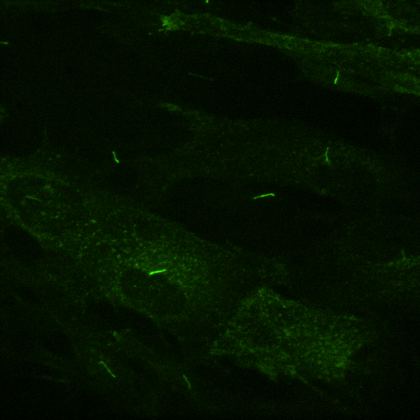
%> input picture benchmark/1.tif, 420 x 420 px, shrunk from 1000 x 1000 before the run
$ octave --eval "result = semiCiliaDetection('../../benchmark/1.tif');"   (GNU Octave 9; MATLAB toolbox functions it lacks are replaced by stand-ins)
%> lines starting %> are read from the running program, lines starting %| are printed output that depends on the picture; in (x1, y1, x2, y2) boxes, pixels count from 0 and x2, y2 are one past the last pixel; in counts of white or black regions, pixels touching at a corner belong together; the program's own positions count from 1
### Detection toolset/gui method/rmwhitebar.m
%% Remove the white bar in the imge
%
%  Input: image, grayscale image
function image = rmwhitebar(input, threhold, sz)

% This method can only use when only the green channel has image.
% image = imsubtract(image(:,:,2), image(:,:,1));

[x,y] = size(input);
image = input;

for i = 1:1:x
    for j = 1:1:y
        if image(i, j) >= threhold
            bi = max(1, i - sz);
            bj = max(1, j - sz);
            ei = min(i + sz, x);
            ej = min(j + sz, y);
            crop = image(bi:ei, bj:ej);
            crop(crop == image(i, j)) = 0;
            image(i, j) = mean(crop(:));
        end
    end
end

high = imsubtract(input, image);
high(high > 0) = 1;
big = bwareaopen(high, 800) * 1.0;
whitebar = big;
image = imsubtract(input, whitebar);

### Detection toolset/cilia detection method/imagePreProcessing.m

function imHist = imagePreProcessing(im)
%

% filter image
im = rmwhitebar(im, 1.0, 2);
im = imfilter(im,fspecial('gaussian', [3,3], 1));

% estimate background
histNum = imhist(im);
[~,ind] = sort(histNum, 'descend');
ind = ind(1:2);
bg = sum((ind - 1) / 255 .* histNum(ind)) / sum(histNum(ind));

% hist adjust
imHist = imadjust(im, [bg, max(im(:))], [0.001,1]);
% imHist = imguidedfilter(imsharpen(imHist,'Radius',1.5,'Amount',5));

end

### Detection toolset/cilia detection method/imageLocalEnhanced.m
%
function [enhancedImage,bw] = imageLocalEnhanced(im, minCiliaArea, halfBlockSize)
%

% define para
if nargin < 3
    halfBlockSize = 16;
end
blockSize = 2 * halfBlockSize;
graylevel = 0.01;
[h,w] = size(im);
% shift image
imageLeftRight = zeros(h,w + halfBlockSize);
imageLeftRight(:,1:halfBlockSize) = im(:,1:halfBlockSize);
imageLeftRight(:,(halfBlockSize+1):end) = im;
imageUpBottom = zeros(h + halfBlockSize,w);
imageUpBottom(1:halfBlockSize,:) = im(1:halfBlockSize,:);
imageUpBottom((halfBlockSize+1):end,:) = im;
% local enhanced
fun = @(block_struct) localAdjust(block_struct.data);
imageLocal = blockproc(im,[blockSize,blockSize],fun);
imageLocalLR = blockproc(imageLeftRight,[blockSize,blockSize],fun);
imageLocalUB = blockproc(imageUpBottom,[blockSize,blockSize],fun);
% convert to binary image
bw = im2bw(imageLocal,graylevel);
bwLR = im2bw(imageLocalLR,graylevel);
bwUB = im2bw(imageLocalUB,graylevel);
bwLR = bwLR(:,(halfBlockSize+1):end);
bwUB = bwUB((halfBlockSize+1):end,:);
bw = bw & bwLR & bwUB;
% bw = bwareaopen(bw,10);
% bw = imdilate(bw,strel('disk',2));
bw = bwareaopen(bw,minCiliaArea);
%
enhancedImage = (imageLocal + imageLocalLR(:,(halfBlockSize+1):end) + ...
    imageLocalUB((halfBlockSize+1):end,:)) / 3;

end

### Detection toolset/cilia detection method/ciliaSelection.m
function [ciliaIdx, candiBox, ciliaBw, ciliaScore, ciliaDirection] = ...
    ciliaSelection(bw, minCiliaLength, maxCiliaLength, angleSlice)
% process a binary image to generate a cilia map
%

% define parameters
if nargin < 4
    angleSlice = 12; % devide 180 degree into 12 parts
end
parAngle = 180/angleSlice;
directionThres = 0.1; % the region score above threshold is cilia

% label image
imCC = bwconncomp(bw);
ciliaBw = bw;
candiNum = imCC.NumObjects;
candiBox = zeros(candiNum,4); % storage [x,y,w,h], (x,y) is top left coordinate

% loop over candidate component
ciliaIdx = 1 : 1 : candiNum;
ciliaDirection = zeros(candiNum,1);
ciliaScore = zeros(candiNum,1);
isLong = false(candiNum,1);
erodeImage = repmat(bw,1,1,angleSlice);
% get eroded image
for i = 1 : angleSlice
    erodeImage(:,:,i) = imerode(erodeImage(:,:,i),...
        strel('line',minCiliaLength,i*parAngle));
end
% get box and area
ciliaBbox = regionprops(ciliaBw,'BoundingBox');
ciliaArea = regionprops(ciliaBw,'Area');
for i = 1 : candiNum
    % get box
    candiBox(i,:) = ceil(ciliaBbox(i).BoundingBox);
    box = [candiBox(i,2),min(candiBox(i,2)+candiBox(i,4),size(bw,1)),...
        candiBox(i,1),min(candiBox(i,1)+candiBox(i,3),size(bw,2))];
    % calculate direction score
    erodeRegion = erodeImage(box(1):box(2),box(3):box(4),:);
    directionScore = reshape(sum(sum(erodeRegion)) / ciliaArea(i).Area,[angleSlice,1,1]);
    % record score, direction and length
    [maxscore,ind] = max(directionScore(:));
    ciliaScore(i) = maxscore;
    ciliaDirection(i) = ind;
    isLong(i) = candiBox(i,3) < maxCiliaLength & ...
        candiBox(i,4) < maxCiliaLength;
end
flag = ciliaScore > directionThres & isLong;
falseIdx = ciliaIdx(~flag);
for k = 1 : length(falseIdx)
    ciliaBw(imCC.PixelIdxList{falseIdx(k)}) = 0;
end
ciliaIdx = ciliaIdx(flag);


end

### Detection toolset/cilia detection method/eliminateFP.m
function [ciliaBw,idx,snrRatio,directionRatio] = eliminateFP(im, ciliaIdx,...
    ciliaBw, ciliaBox, ciliaDirection, snrThres, directionThres, angleSlice)
% eliminate the edge false positive
%

% adjustable parameter
if nargin < 6
    snrThres = 1.3;
    directionThres = 0.05;
    angleSlice = 12;
end

% get and define some paras
[h,w] = size(im);
ciliaNum = length(ciliaIdx);
idx = ciliaIdx;
parAngle = 180/angleSlice;
se = cell(angleSlice,1);
for i = 1 : angleSlice
    se{i} = strel('line',10,i*parAngle);
end
snrRatio = zeros(ciliaNum,1);
directionRatio = zeros(ciliaNum,1);

% hint: cilia intensity greater than backgroud
padl = 3;
isFP = false(ciliaNum,1);
dilateRegion1 = imdilate(ciliaBw,strel('disk',1));
dilateRegion2 = imdilate(ciliaBw,strel('disk',2));
for i = 1 : ciliaNum
    % get box
    x0 = max(ciliaBox(idx(i),2)-padl,1);
    x1 = min(ciliaBox(idx(i),2)+ciliaBox(idx(i),4)+padl,h);
    y0 = max(ciliaBox(idx(i),1)-padl,1);
    y1 = min(ciliaBox(idx(i),1)+ciliaBox(idx(i),3)+padl,w);
    % get im&bw region
    localRegion = im(x0:x1, y0:y1);
    bwLocalRegion = ciliaBw(x0:x1, y0:y1);
    % cilia center
    bwCilia = imerode(bwLocalRegion,se{ciliaDirection(idx(i))});
    % bg
    bwLocalDilate1 = dilateRegion1(x0:x1, y0:y1);
    bwLocalDilate2 = dilateRegion2(x0:x1, y0:y1);
    bwBg = logical(bwLocalDilate2-bwLocalDilate1);
    % cilia mean
    ciliaMean = mean(localRegion(bwCilia));
    % bg mean
    bgMean = mean(localRegion(bwBg));
    % cilia > bg
    snrRatio(i) = ciliaMean / bgMean;
    % isFP(i) = ~isnan(snrRatio(i)) & snrRatio(i) > snrThres;
end

% idx = idx(isFP);
% return;

% hint: cilia box could keep direction in original image
ciliaNum = length(idx);
padl = 0;
isFP = false(ciliaNum,1);
for i = 1 : ciliaNum
    % get region
    x0 = max(ciliaBox(idx(i),2)-padl,1);
    x1 = min(ciliaBox(idx(i),2)+ciliaBox(idx(i),4)+padl,h);
    y0 = max(ciliaBox(idx(i),1),1);
    y1 = min(ciliaBox(idx(i),1)+ciliaBox(idx(i),3)+padl,w);
    region = im(x0:x1,y0:y1);
    % do local adjust
    regionLocal = localAdjust(region);
    regionLocalBw = im2bw(regionLocal,0.01);
    % get direction score
    erodeRegion = imerode(regionLocalBw,se{ciliaDirection(idx(i))});
    directionRatio(i) = sum(erodeRegion(:)) / sum(regionLocalBw(:));
    % max_score shoule greater than directionthres
    % isFP(i) = ~isnan(directionRatio) & (directionRatio > directionThres);
end

% idx = idx(isFP);
end

### Detection toolset/cilia detection method/localAdjust.m
function I = localAdjust(im)
%

meanI = mean(im(im>0));
im(im<=meanI) = meanI;
I = exp(-meanI./(im-meanI));

end

### Detection toolset/cilia detection method/semiCiliaDetection.m
function [imBw, ciliaBox, ciliaIdx, snrRatio, directionRatio] = ...
    semiCiliaDetection(image, snrThres,...
    directionThres, minCiliaArea, minCiliaLength, ...
    maxCiliaLength, angleSlice)
%> called with image = '../../benchmark/1.tif'
% this is a semi-automated cilia detection method
% imdir - image directory
% snrThres - important parameter to control filter
% directionThres - import parameter to control filter
% minCiliaLength, maxCiliaLength, angleSlice, suggest using default value
%

% define parameters
if nargin < 2
    snrThres = 1.3;
end
if nargin < 3
    directionThres = 0.09;
end
if nargin < 4
    minCiliaArea = 20;
    minCiliaLength = 10;
    maxCiliaLength = 300;
    angleSlice = 12;
end

% read image
if ischar(image)
    image = imread(image);
%> image is the input picture: size 420x420x3 uint8; mean R, G, B 4, 18, 0
end
if size(image,3) == 3
    im = im2double(image(:,:,2));
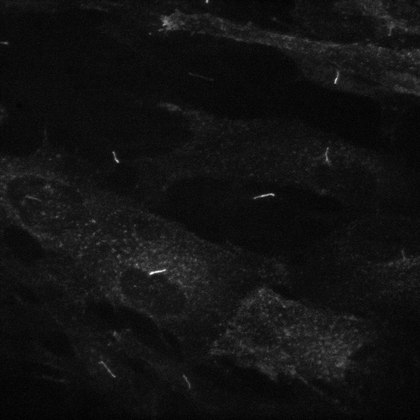
%> im: size 420x420 double; min 0.00392, max 0.996, mean 0.0707
else
    im = im2double(image);
end

% image pre-processing
imHist = imagePreProcessing(im);
%> in imagePreProcessing, `histNum = imhist(im);`: histNum = 256 values, max 16731 at index 13, min 0 at index 1, mean 689.1
%> in imagePreProcessing, `[~,ind] = sort(histNum, 'descend');`: ind = 256 values, max 256 at index 256, min 1 at index 155, mean 128.5
%> in imagePreProcessing, `ind = ind(1:2);`: ind = [13; 14]
%> in imagePreProcessing, `bg = sum((ind - 1) / 255 .* histNum(ind)) / sum(histNum(ind));`: bg = 0.049

% enhance local image
[~, imBw] = imageLocalEnhanced(imHist,minCiliaArea, angleSlice);
%> in imageLocalEnhanced, `imageLocalUB = blockproc(imageUpBottom,[blockSize,blockSize],fun);`:
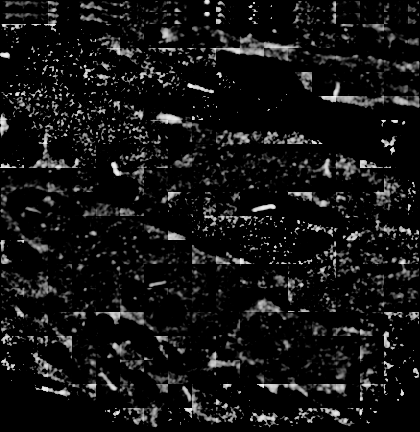
%> imageLocalUB: size 432x420 double; min 0, max 0.979, mean 0.0779
%> in imageLocalEnhanced, `bw = im2bw(imageLocal,graylevel);`:
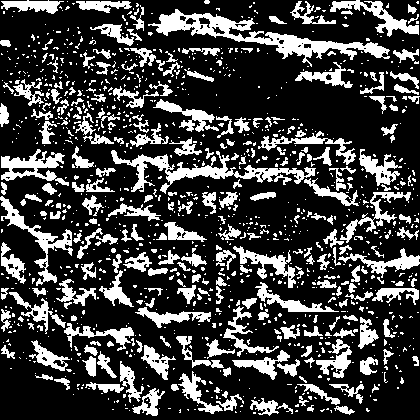
%> bw: size 420x420 logical; 25.3% white; 1172 white regions (913 under 20 px), largest, box (x1, y1, x2, y2) and area: (148, 9, 390, 67) 3090, (111, 150, 316, 194) 2209, (0, 196, 73, 286) 1160
%> in imageLocalEnhanced, `enhancedImage = (imageLocal + imageLocalLR(:,(halfBlockSize+1):end) + ..`:
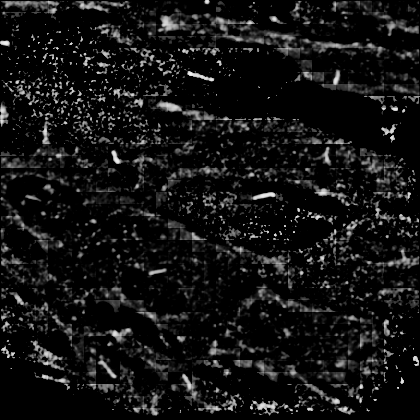
%> enhancedImage: size 420x420 double; min 0, max 0.951, mean 0.0781

% select cilia
[ciliaIdx, ciliaBox, ciliaBw, ~, ciliaDirection] = ...
    ciliaSelection(imBw,minCiliaLength,maxCiliaLength, angleSlice);
%> in ciliaSelection, `imCC = bwconncomp(bw);`: imCC = 252 connected components
%> in ciliaSelection, `candiNum = imCC.NumObjects;`: candiNum = 252
%> in ciliaSelection, `ciliaIdx = 1 : 1 : candiNum;`: ciliaIdx = 252 values from 1 to 252
%> in ciliaSelection, `isLong = false(candiNum,1);`: isLong = 252 logical values, 0 true
%> in ciliaSelection, `ciliaBbox = regionprops(ciliaBw,'BoundingBox');`: ciliaBbox = 252 regions; largest, box (x1, y1, x2, y2): (203, 13, 298, 50), (0, 197, 56, 249), (373, 9, 419, 37), (31, 341, 68, 371), (376, 248, 419, 273)
%> in ciliaSelection, `ciliaArea = regionprops(ciliaBw,'Area');`: ciliaArea = 252 regions; largest, Area: 919, 441, 396, 346, 338
%> the loop in ciliaSelection, `for i = 1 : candiNum` made 252 passes
%> (box, directionScore, maxscore, ind) on passes 1, 5, 6: ([41 47 1 11], [0.156; 0.0444; 0; 0; 0; 0; 0; 0; 0.0444; 0.2; 0.333; 0.311], 0.333, 11), ([183 191 2 8], [0; 0; 0; 0; 0; 0; 0; 0; 0; 0; 0; 0], 0, 1), ([244 253 2 10], [0; 0; 0; 0; 0; 0; 0; 0; 0; 0; 0; 0], 0, 1)
%> after the loop in ciliaSelection, `for i = 1 : candiNum`: candiBox = 252 rows, first 8: [1 41 10 6; 1 105 9 22; 1 198 56 52; 2 168 54 13; 2 183 6 8; 2 244 8 9; 2 259 20 18; 2 310 10 12]; ciliaDirection = 252 values, max 12 at index 4, min 1 at index 5, mean 5.13; ciliaScore = 252 values, max 0.45 at index 163, min 0 at index 5, mean 0.101; isLong = 252 logical values, 252 true
%> in ciliaSelection, `flag = ciliaScore > directionThres & isLong;`: flag = 252 logical values, 95 true
%> in ciliaSelection, `falseIdx = ciliaIdx(~flag);`: falseIdx = 157 values from 5 to 252
%> after the loop in ciliaSelection, `for k = 1 : length(falseIdx)`:
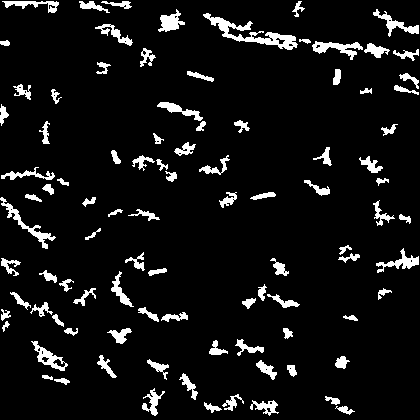
%> ciliaBw: size 420x420 logical; 7.4% white; 95 white regions, largest, box (x1, y1, x2, y2) and area: (203, 13, 298, 50) 919, (0, 197, 56, 249) 441, (312, 41, 363, 60) 396
%> in ciliaSelection, `ciliaIdx = ciliaIdx(flag);`: ciliaIdx = 95 values from 1 to 249
%> ciliaIdx = 95 values from 1 to 249; ciliaBox has the same summary as candiBox in ciliaSelection

% eliminate false postive
[~, ciliaIdx, snrRatio, directionRatio] = eliminateFP(im, ciliaIdx, ...
    ciliaBw, ciliaBox, ciliaDirection,...
   snrThres, directionThres, angleSlice);
%> in eliminateFP, `dilateRegion2 = imdilate(ciliaBw,strel('disk',2));`:
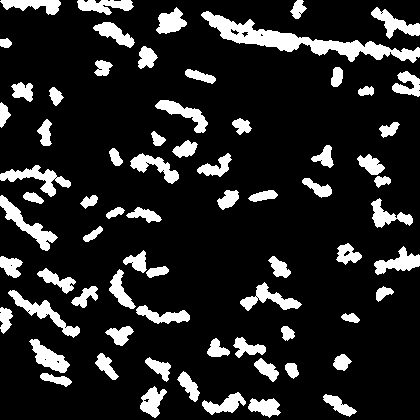
%> dilateRegion2: size 420x420 logical; 14.8% white; 71 white regions, largest, box (x1, y1, x2, y2) and area: (201, 11, 420, 63) 2976, (0, 195, 58, 251) 829, (0, 165, 71, 197) 783
%> the loop in eliminateFP, `for i = 1 : ciliaNum` made 95 passes
%> (x0, x1, y0, y1, ciliaMean, bgMean) on passes 1 to 8: (38, 50, 1, 14, 0.183, 0.0518), (102, 130, 1, 13, 0.0979, 0.0528), (195, 253, 1, 60, 0.157, 0.0939), (165, 184, 1, 59, 0.15, 0.107), (256, 280, 1, 25, 0.0772, 0.0639), (307, 325, 1, 15, 0.0588, 0.0485), (1, 17, 1, 63, 0.0853, 0.0587), (319, 336, 1, 14, 0.0588, 0.0477)
%> after the loop in eliminateFP, `for i = 1 : ciliaNum`: snrRatio = 95 values, max 5.67 at index 63, min 1.17 at index 44, mean 1.73
%> the loop in eliminateFP, `for i = 1 : ciliaNum` made 95 passes
%> (x0, x1, y0, y1) on passes 1 to 8: (41, 47, 1, 11), (105, 127, 1, 10), (198, 250, 1, 57), (168, 181, 2, 56), (259, 277, 2, 22), (310, 322, 2, 12), (2, 14, 3, 60), (322, 333, 3, 11)
%> pass 3, in eliminateFP, `erodeRegion = imerode(regionLocalBw,se{ciliaDirection(idx(i))});`:
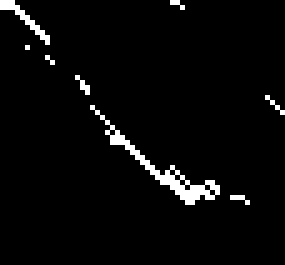
%> erodeRegion: size 53x57 logical (shown 5 times larger); 3.4% white in thin lines or dots, all inside (x1, y1, x2, y2) = (0, 0, 57, 41)

end

$ run again, on benchmark/12.tif
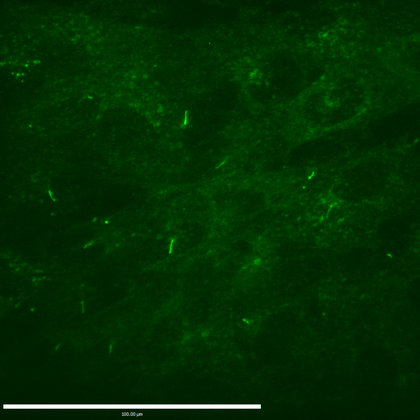
%> input picture benchmark/12.tif, 420 x 420 px, shrunk from 1000 x 1000 before the run
%> in semiCiliaDetection, image is the input picture: size 420x420x3 uint8; mean R, G, B 2.4, 46, 1.6
%> after the loop in rmwhitebar, `for i = 1:1:x`: bi = 406; bj = 258; crop = [0.356 0.418 0.378 0.89 0.11; 0.973 0.965 0.973 0.808 0.114; 0.461 0.507 0 0.882 0.102; 0.71 0.698 0.702 0.6 0.125; 0.0706 0.0745 0.0706 0.0863 0.137]; ei = 410; ej = 262
%> in rmwhitebar, `high(high > 0) = 1;`:
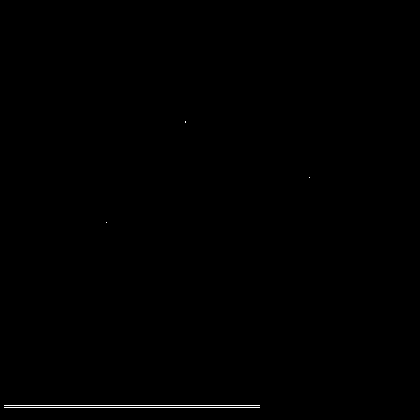
%> high: size 420x420 double; values 0 (black) and 1 (white), 0.29% white in thin lines or dots, all inside (x1, y1, x2, y2) = (4, 121, 310, 408)
%> big: size 420x420 double; every value is 0
%> histNum = 256 values, max 7905 at index 41, min 0 at index 1, mean 689.1
%> in imagePreProcessing, `[~,ind] = sort(histNum, 'descend');`: ind = 256 values, max 256 at index 256, min 1 at index 173, mean 128.5
%> in imagePreProcessing, `ind = ind(1:2);`: ind = [41; 42]
%> bg = 0.159
%> imCC = 266 connected components
%> candiNum = 266
%> in ciliaSelection, `ciliaIdx = 1 : 1 : candiNum;`: ciliaIdx = 266 values from 1 to 266
%> in ciliaSelection, `isLong = false(candiNum,1);`: isLong = 266 logical values, 0 true
%> ciliaBbox = 266 regions; largest, box (x1, y1, x2, y2): (321, 91, 373, 133), (339, 147, 398, 169), (3, 404, 262, 409), (149, 291, 182, 329), (318, 188, 343, 223)
%> ciliaArea = 266 regions; largest, Area: 1291, 449, 395, 376, 247
%> the loop in ciliaSelection, `for i = 1 : candiNum` made 266 passes
%> (box, directionScore, maxscore, ind) on passes 2, 5, 7: ([47 55 2 9], [0; 0; 0; 0; 0; 0; 0; 0; 0; 0; 0; 0], 0, 1), ([405 410 4 263], [0.582; 0.194; 0; 0; 0; 0; 0; 0; 0; 0.194; 0.582; 0.961], 0.961, 12), ([9 17 10 18], [0; 0; 0; 0; 0; 0; 0; 0; 0.0263; 0; 0; 0], 0.0263, 9)
%> after the loop in ciliaSelection, `for i = 1 : candiNum`: candiBox = 266 rows, first 8: [1 57 31 12; 2 47 7 8; 2 251 11 9; 2 297 13 10; 4 405 259 5; 9 191 17 12; 10 9 8 8; 10 257 35 19]; ciliaDirection = 266 values, max 12 at index 1, min 1 at index 2, mean 3.94; ciliaScore = 266 values, max 0.961 at index 5, min 0 at index 2, mean 0.113; isLong = 266 logical values, 266 true
%> flag = 266 logical values, 120 true
%> falseIdx = 146 values from 2 to 266
%> the loop in ciliaSelection, `for k = 1 : length(falseIdx)` made 146 passes
%> in ciliaSelection, `ciliaIdx = ciliaIdx(flag);`: ciliaIdx = 120 values from 1 to 265
%> in semiCiliaDetection, `[ciliaIdx, ciliaBox, ciliaBw, ~, ciliaDirection] = ciliaSelection(imBw..`: ciliaBox has the same summary as candiBox in ciliaSelection
%> dilateRegion1: size 420x420 logical; 12.3% white; 100 white regions, largest, box (x1, y1, x2, y2) and area: (2, 403, 263, 410) 1817, (338, 136, 420, 170) 940, (303, 90, 374, 141) 819
%> dilateRegion2: size 420x420 logical; 16.2% white; 89 white regions, largest, box (x1, y1, x2, y2) and area: (1, 402, 264, 411) 2347, (337, 135, 420, 171) 1206, (344, 267, 420, 303) 1053
%> the loop in eliminateFP, `for i = 1 : ciliaNum` made 120 passes
%> (x0, x1, y0, y1, ciliaMean, bgMean) on passes 1 to 8: (54, 72, 1, 35, 0.275, 0.184), (402, 413, 1, 266, 0.856, 0.141), (254, 279, 7, 48, 0.239, 0.161), (70, 83, 9, 30, 0.373, 0.168), (107, 138, 14, 43, 0.253, 0.172), (4, 15, 16, 37, 0.198, 0.154), (164, 187, 27, 46, 0.209, 0.166), (274, 290, 29, 55, 0.251, 0.16)
%> after the loop in eliminateFP, `for i = 1 : ciliaNum`: snrRatio = 120 values, max 6.08 at index 2, min 1.07 at index 36, mean 1.38
%> the loop in eliminateFP, `for i = 1 : ciliaNum` made 120 passes
%> (x0, x1, y0, y1) on passes 1 to 8: (57, 69, 1, 32), (405, 410, 4, 263), (257, 276, 10, 45), (73, 80, 12, 27), (110, 135, 17, 40), (7, 12, 19, 34), (167, 184, 30, 43), (277, 287, 32, 52)
%> pass 3, in eliminateFP, `regionLocalBw = im2bw(regionLocal,0.01);`:
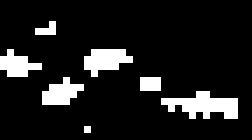
%> regionLocalBw: size 20x36 logical (shown 7 times larger); 11.7% white in thin lines or dots, all inside (x1, y1, x2, y2) = (0, 3, 34, 19)
